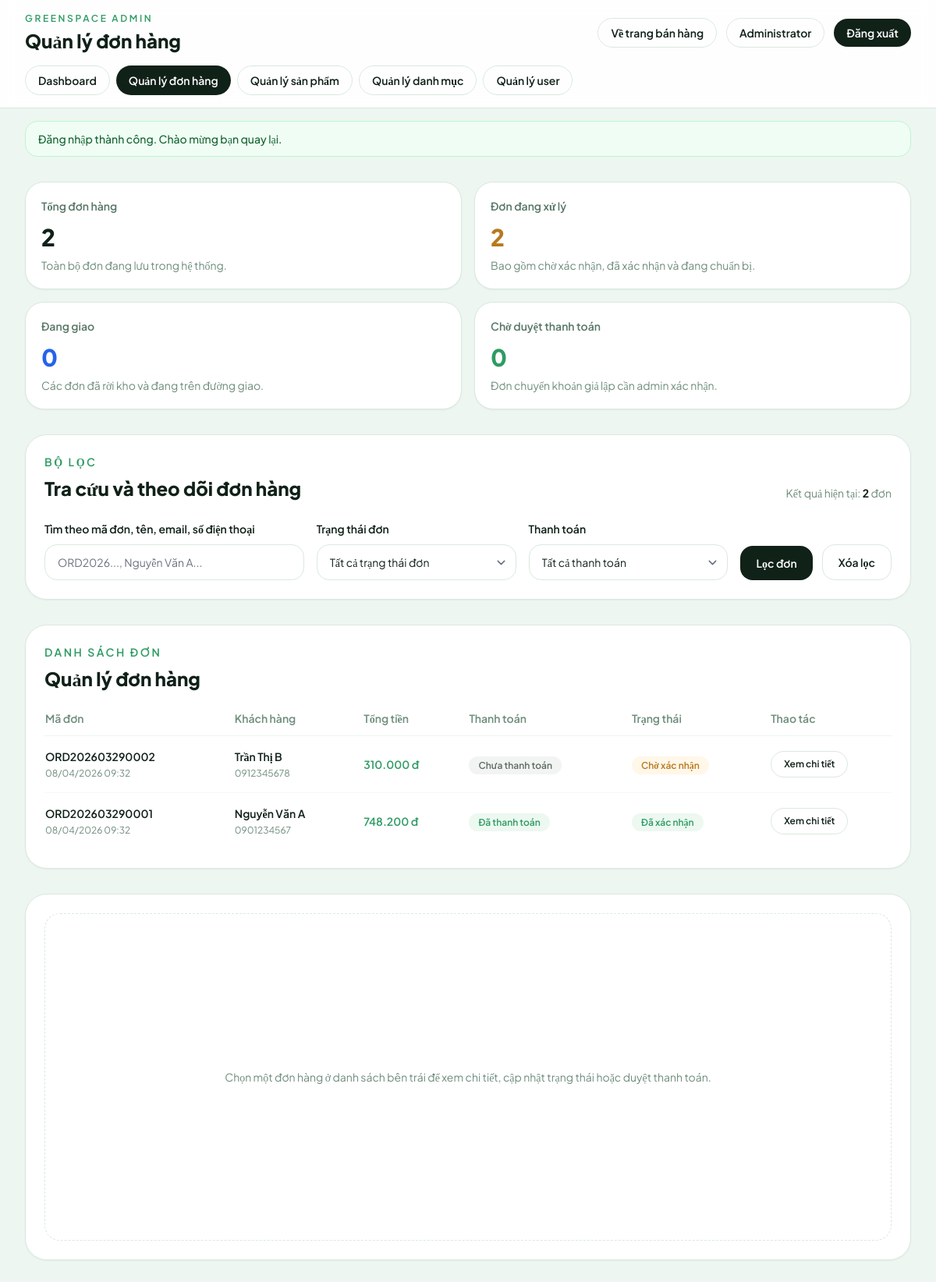
The app's page /admin/orders.php (signed in) with its own data.
### tables this page shows
CREATE TABLE orders (
    id INT AUTO_INCREMENT PRIMARY KEY,
    user_id INT NOT NULL,
    order_number VARCHAR(50) NOT NULL UNIQUE,
    full_name VARCHAR(100) NOT NULL,
    email VARCHAR(100) NOT NULL,
    phone VARCHAR(20) NOT NULL,
    address TEXT NOT NULL,
    note TEXT DEFAULT NULL,
    subtotal DECIMAL(10, 2) NOT NULL DEFAULT 0,
    discount_amount DECIMAL(10, 2) NOT NULL DEFAULT 0,
    shipping_fee DECIMAL(10, 2) NOT NULL DEFAULT 0,
    total_amount DECIMAL(10, 2) NOT NULL,
    coupon_code VARCHAR(50) DEFAULT NULL,
    payment_method ENUM('cod', 'online_mock') NOT NULL DEFAULT 'cod',
    payment_status ENUM('unpaid', 'pending_review', 'paid', 'failed') NOT NULL DEFAULT 'unpaid',
    order_status ENUM('pending', 'confirmed', 'processing', 'shipping', 'delivered', 'cancelled') NOT NULL DEFAULT 'pending',
    created_at TIMESTAMP DEFAULT CURRENT_TIMESTAMP,
    updated_at TIMESTAMP DEFAULT CURRENT_TIMESTAMP ON UPDATE CURRENT_TIMESTAMP,
    CONSTRAINT fk_orders_user
        FOREIGN KEY (user_id) REFERENCES users(id) ON DELETE CASCADE,
    INDEX idx_orders_user_id (user_id),
    INDEX idx_orders_payment_status (payment_status),
    INDEX idx_orders_order_status (order_status)
);

### public/admin/orders.php (the view, shortened to what the rows shown need)
<?php
require_once __DIR__ . '/bootstrap.php';
function admin_orders_query(array $params): string {
    $filtered = [];
    foreach ($params as $key => $value) {
        if ($value === null || $value === '' || $value === 'all') {
            continue;
        }
        if ($key === 'page' && (int)$value <= 1) {
            continue;
        }
        $filtered[$key] = $value;
    }
    $query = http_build_query($filtered);
    return $query !== '' ? '?' . $query : '';
}
function admin_order_payment_status_meta(string $status): array {
    return match ($status) {
        'paid' => ['label' => 'Đã thanh toán', 'class' => 'bg-[#edf8f1] text-[#2e9b63]'],
        'pending_review' => ['label' => 'Chờ duyệt', 'class' => 'bg-[#fff7e8] text-[#b7791f]'],
        'failed' => ['label' => 'Thanh toán lỗi', 'class' => 'bg-[#fdecec] text-[#c43d3d]'],
        default => ['label' => 'Chưa thanh toán', 'class' => 'bg-[#f2f4f3] text-[#5d6d63]'],
    };
}
function admin_order_status_meta(string $status): array {
    return match ($status) {
        'pending' => ['label' => 'Chờ xác nhận', 'class' => 'bg-[#fff7e8] text-[#b7791f]'],
        'confirmed' => ['label' => 'Đã xác nhận', 'class' => 'bg-[#edf8f1] text-[#2e9b63]'],
        'processing' => ['label' => 'Đang chuẩn bị', 'class' => 'bg-[#eef4ff] text-[#3758c7]'],
        'shipping' => ['label' => 'Đang giao', 'class' => 'bg-[#eef6ff] text-[#2563eb]'],
        'delivered' => ['label' => 'Đã giao', 'class' => 'bg-[#eafaf0] text-[#157347]'],
        'cancelled' => ['label' => 'Đã hủy', 'class' => 'bg-[#fdecec] text-[#c43d3d]'],
        default => ['label' => ucfirst($status), 'class' => 'bg-[#f2f4f3] text-[#5d6d63]'],
    };
}
$orderModel = new Order();
$search = trim((string)($_GET['q'] ?? ''));
$orderStatusFilter = (string)($_GET['order_status'] ?? 'all');
$paymentStatusFilter = (string)($_GET['payment_status'] ?? 'all');
$page = max(1, (int)($_GET['page'] ?? 1));
$viewId = max(0, (int)($_GET['view'] ?? 0));
$perPage = 12;
$totalOrders = $orderModel->getAdminTotal($search, $orderStatusFilter, $paymentStatusFilter);
$totalPages = max(1, (int)ceil($totalOrders / $perPage));
$page = min($page, $totalPages);
$offset = ($page - 1) * $perPage;
$orders = $orderModel->getAdminList($search, $orderStatusFilter, $paymentStatusFilter, $perPage, $offset);
?>
<div class="space-y-8">
    <section class="rounded-[1.75rem] border border-[#d9e9de] bg-white p-6 shadow-sm">
        <div class="flex flex-col gap-4 lg:flex-row lg:items-end lg:justify-between">
            <div>
                <h2 class="mt-2 text-2xl font-extrabold text-[#102118]">Tra cứu và theo dõi đơn hàng</h2>
            </div>
        </div>
    </section>
    <section class="grid gap-8 xl:grid-cols-[1.1fr_0.9fr]">
        <div class="rounded-[1.75rem] border border-[#d9e9de] bg-white p-6 shadow-sm">
            <div class="flex items-center justify-between gap-3">
                <div>
                    <h2 class="mt-2 text-2xl font-extrabold text-[#102118]">Quản lý đơn hàng</h2>
                </div>
            </div>
            <?php if (empty($orders)): ?>
                <div class="mt-6 rounded-[1.25rem] border border-dashed border-[#d9e9de] px-5 py-10 text-center text-sm text-[#6e8d7b]">
                    Không có đơn hàng nào khớp với bộ lọc hiện tại.
                </div>
            <?php else: ?>
                <div class="mt-6 overflow-x-auto">
                    <table class="min-w-full text-sm">
                        <thead>
                            <tr class="border-b border-[#edf4ef] text-left text-[#6e8d7b]">
                                <th class="pb-3 pr-4 font-semibold">Mã đơn</th>
                                <th class="pb-3 pr-4 font-semibold">Khách hàng</th>
                                <th class="pb-3 pr-4 font-semibold">Tổng tiền</th>
                                <th class="pb-3 pr-4 font-semibold">Thanh toán</th>
                                <th class="pb-3 pr-4 font-semibold">Trạng thái</th>
                                <th class="pb-3 font-semibold">Thao tác</th>
                            </tr>
                        </thead>
                        <tbody>
                            <?php foreach ($orders as $order): ?>
                                <?php
                                $paymentMeta = admin_order_payment_status_meta((string)$order['payment_status']);
                                $orderMeta = admin_order_status_meta((string)$order['order_status']);
                                $isActiveRow = $viewId === (int)$order['id'];
                                ?>
                                <tr class="border-b border-[#f4f8f5] last:border-b-0 <?= $isActiveRow ? 'bg-[#f8fbf9]' : '' ?>">
                                    <td class="py-4 pr-4">
                                        <p class="font-semibold text-[#102118]"><?= clean($order['order_number']) ?></p>
                                        <p class="mt-1 text-xs text-[#6e8d7b]"><?= format_date($order['created_at'], 'd/m/Y H:i') ?></p>
                                    </td>
                                    <td class="py-4 pr-4">
                                        <p class="font-semibold text-[#102118]"><?= clean($order['full_name']) ?></p>
                                        <p class="mt-1 text-xs text-[#6e8d7b]"><?= clean($order['phone']) ?></p>
                                    </td>
                                    <td class="py-4 pr-4 font-semibold text-[#2e9b63]"><?= format_currency((float)$order['total_amount']) ?></td>
                                    <td class="py-4 pr-4">
                                        <span class="rounded-full px-3 py-1 text-xs font-semibold <?= clean($paymentMeta['class']) ?>"><?= clean($paymentMeta['label']) ?></span>
                                    </td>
                                    <td class="py-4 pr-4">
                                        <span class="rounded-full px-3 py-1 text-xs font-semibold <?= clean($orderMeta['class']) ?>"><?= clean($orderMeta['label']) ?></span>
                                    </td>
                                    <td class="py-4">
                                        <a href="orders.php<?= clean(admin_orders_query([
                                            'q' => $search,
                                            'order_status' => $orderStatusFilter,
                                            'payment_status' => $paymentStatusFilter,
                                            'page' => $page,
                                            'view' => (int)$order['id'],
                                        ])) ?>#order-detail" class="inline-flex items-center rounded-full border border-[#d9e9de] px-4 py-2 text-xs font-semibold text-[#102118] transition-colors hover:border-[#2e9b63] hover:text-[#2e9b63]">
                                            <?= $isActiveRow ? 'Đang xem' : 'Xem chi tiết' ?>
                                        </a>
                                    </td>
                                </tr>
                            <?php endforeach; ?>
                        </tbody>
                    </table>
                </div>
            <?php endif; ?>
        </div>
    </section>
</div>

### records on screen
orders: order_number "ORD202603290002", created_at "08/04/2026 09:32", full_name "Trần Thị B", phone "0912345678", total_amount "310.000 đ", payment_status "Chưa thanh toán", order_status "Chờ xác nhận", shows "Xem chi tiết"
orders: order_number "ORD202603290001", created_at "08/04/2026 09:32", full_name "Nguyễn Văn A", phone "0901234567", total_amount "748.200 đ", payment_status "Đã thanh toán", order_status "Đã xác nhận", shows "Xem chi tiết"

### other values on screen
$title "Quản lý đơn hàng"
$adminName "Administrator"
$label "Dashboard"
$label "Quản lý đơn hàng"
$label "Quản lý sản phẩm"
$label "Quản lý danh mục"
$label "Quản lý user"
$flash['message'] "Đăng nhập thành công. Chào mừng bạn quay lại."
$stats['total_orders'] "2"
$stats['shipping_orders'] "0"
$stats['pending_payment_reviews'] "0"
$totalOrders "2"
form field order_status "Tất cả trạng thái đơn"
form field payment_status "Tất cả thanh toán"
